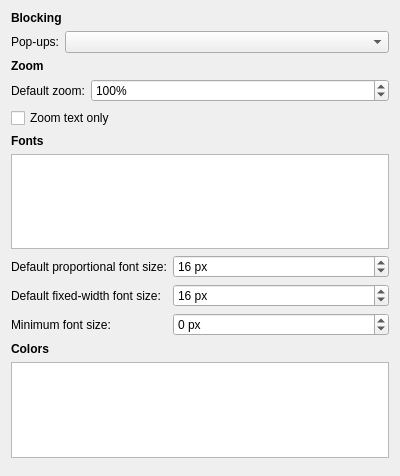
<?xml version="1.0" encoding="UTF-8"?>
<ui version="4.0">
 <class>Meerkat::PreferencesContentPageWidget</class>
 <widget class="QWidget" name="Meerkat::PreferencesContentPageWidget">
  <property name="geometry">
   <rect>
    <x>0</x>
    <y>0</y>
    <width>400</width>
    <height>476</height>
   </rect>
  </property>
  <layout class="QVBoxLayout" name="verticalLayout">
   <item>
    <widget class="QLabel" name="blockingHeader">
     <property name="font">
      <font>
       <weight>75</weight>
       <bold>true</bold>
      </font>
     </property>
     <property name="text">
      <string>Blocking</string>
     </property>
    </widget>
   </item>
   <item>
    <layout class="QFormLayout" name="blockingLayout">
     <property name="fieldGrowthPolicy">
      <enum>QFormLayout::AllNonFixedFieldsGrow</enum>
     </property>
     <item row="0" column="0">
      <widget class="QLabel" name="popupsLabel">
       <property name="text">
        <string>Pop-ups:</string>
       </property>
       <property name="buddy">
        <cstring>popupsComboBox</cstring>
       </property>
      </widget>
     </item>
     <item row="0" column="1">
      <widget class="QComboBox" name="popupsComboBox"/>
     </item>
    </layout>
   </item>
   <item>
    <widget class="QLabel" name="zoomHeader">
     <property name="font">
      <font>
       <weight>75</weight>
       <bold>true</bold>
      </font>
     </property>
     <property name="text">
      <string>Zoom</string>
     </property>
    </widget>
   </item>
   <item>
    <layout class="QFormLayout" name="zoomLayout">
     <property name="fieldGrowthPolicy">
      <enum>QFormLayout::AllNonFixedFieldsGrow</enum>
     </property>
     <item row="0" column="0">
      <widget class="QLabel" name="defaultZoomLabel">
       <property name="text">
        <string>Default zoom:</string>
       </property>
       <property name="buddy">
        <cstring>defaultZoomSpinBox</cstring>
       </property>
      </widget>
     </item>
     <item row="0" column="1">
      <widget class="QSpinBox" name="defaultZoomSpinBox">
       <property name="suffix">
        <string>%</string>
       </property>
       <property name="minimum">
        <number>10</number>
       </property>
       <property name="maximum">
        <number>1000</number>
       </property>
       <property name="value">
        <number>100</number>
       </property>
      </widget>
     </item>
    </layout>
   </item>
   <item>
    <widget class="QCheckBox" name="zoomTextOnlyCheckBox">
     <property name="text">
      <string>Zoom text only</string>
     </property>
    </widget>
   </item>
   <item>
    <widget class="QLabel" name="fontsHeader">
     <property name="font">
      <font>
       <weight>75</weight>
       <bold>true</bold>
      </font>
     </property>
     <property name="text">
      <string>Fonts</string>
     </property>
    </widget>
   </item>
   <item>
    <widget class="Meerkat::ItemViewWidget" name="fontsViewWidget">
     <property name="autoScroll">
      <bool>false</bool>
     </property>
     <property name="editTriggers">
      <set>QAbstractItemView::NoEditTriggers</set>
     </property>
     <property name="alternatingRowColors">
      <bool>true</bool>
     </property>
     <property name="selectionMode">
      <enum>QAbstractItemView::SingleSelection</enum>
     </property>
     <property name="selectionBehavior">
      <enum>QAbstractItemView::SelectRows</enum>
     </property>
     <property name="wordWrap">
      <bool>false</bool>
     </property>
     <attribute name="headerDefaultSectionSize">
      <number>200</number>
     </attribute>
    </widget>
   </item>
   <item>
    <layout class="QFormLayout" name="fontsLayout">
     <item row="0" column="0">
      <widget class="QLabel" name="proportionalFontSizeLabel">
       <property name="text">
        <string>Default proportional font size:</string>
       </property>
       <property name="buddy">
        <cstring>proportionalFontSizeSpinBox</cstring>
       </property>
      </widget>
     </item>
     <item row="0" column="1">
      <widget class="QSpinBox" name="proportionalFontSizeSpinBox">
       <property name="suffix">
        <string> px</string>
       </property>
       <property name="minimum">
        <number>9</number>
       </property>
       <property name="maximum">
        <number>72</number>
       </property>
       <property name="value">
        <number>16</number>
       </property>
      </widget>
     </item>
     <item row="1" column="0">
      <widget class="QLabel" name="fixedFontSizeLabel">
       <property name="text">
        <string>Default fixed-width font size:</string>
       </property>
       <property name="buddy">
        <cstring>fixedFontSizeSpinBox</cstring>
       </property>
      </widget>
     </item>
     <item row="1" column="1">
      <widget class="QSpinBox" name="fixedFontSizeSpinBox">
       <property name="suffix">
        <string> px</string>
       </property>
       <property name="minimum">
        <number>9</number>
       </property>
       <property name="maximum">
        <number>72</number>
       </property>
       <property name="value">
        <number>16</number>
       </property>
      </widget>
     </item>
     <item row="2" column="0">
      <widget class="QLabel" name="minimumFontSizeLabel">
       <property name="text">
        <string>Minimum font size:</string>
       </property>
       <property name="buddy">
        <cstring>minimumFontSizeSpinBox</cstring>
       </property>
      </widget>
     </item>
     <item row="2" column="1">
      <widget class="QSpinBox" name="minimumFontSizeSpinBox">
       <property name="specialValueText">
        <string>None</string>
       </property>
       <property name="suffix">
        <string> px</string>
       </property>
       <property name="minimum">
        <number>-1</number>
       </property>
       <property name="maximum">
        <number>72</number>
       </property>
      </widget>
     </item>
    </layout>
   </item>
   <item>
    <widget class="QLabel" name="colorsHeader">
     <property name="font">
      <font>
       <weight>75</weight>
       <bold>true</bold>
      </font>
     </property>
     <property name="text">
      <string>Colors</string>
     </property>
    </widget>
   </item>
   <item>
    <widget class="Meerkat::ItemViewWidget" name="colorsViewWidget">
     <property name="editTriggers">
      <set>QAbstractItemView::NoEditTriggers</set>
     </property>
     <property name="alternatingRowColors">
      <bool>true</bool>
     </property>
     <property name="selectionMode">
      <enum>QAbstractItemView::SingleSelection</enum>
     </property>
     <property name="selectionBehavior">
      <enum>QAbstractItemView::SelectRows</enum>
     </property>
     <property name="wordWrap">
      <bool>false</bool>
     </property>
     <attribute name="headerDefaultSectionSize">
      <number>200</number>
     </attribute>
    </widget>
   </item>
   <item>
    <spacer name="contentlSpacer">
     <property name="orientation">
      <enum>Qt::Vertical</enum>
     </property>
    </spacer>
   </item>
  </layout>
 </widget>
 <customwidgets>
  <customwidget>
   <class>Meerkat::ItemViewWidget</class>
   <extends>QTreeView</extends>
   <header>src/ui/ItemViewWidget.h</header>
  </customwidget>
 </customwidgets>
 <resources/>
 <connections/>
</ui>
